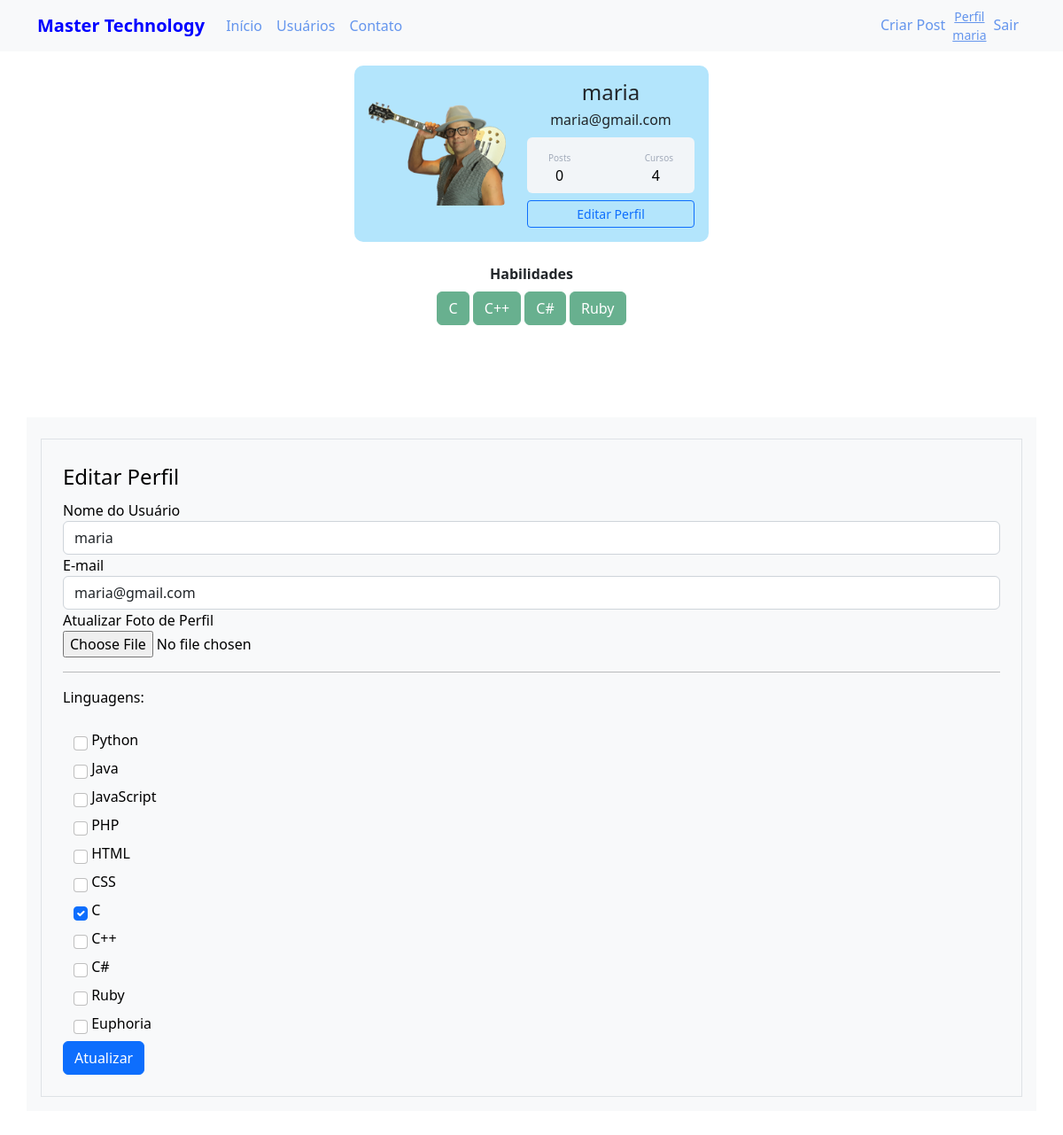
The page /perfil/editar (signed in) on the database as committed earlier.
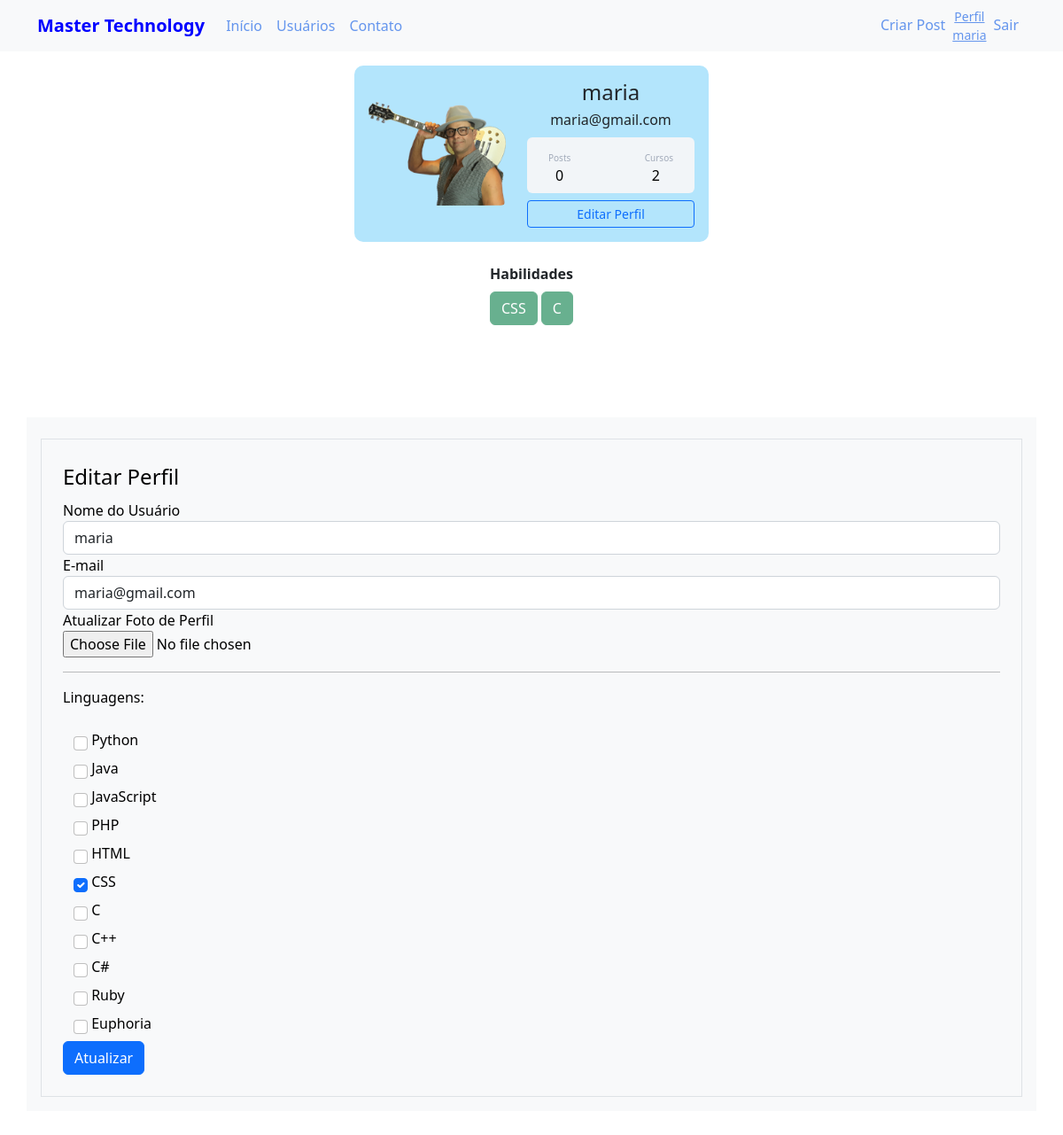
The same page on the database as committed later.
### mastertechnology/models.py (models this page shows)
class Usuarios(db.Model, UserMixin):
    id = db.Column(db.Integer, primary_key=True)
    username = db.Column(db.String, unique=True, nullable=False)
    email = db.Column(db.String, unique=True, nullable=False)
    senha = db.Column(db.String, nullable=False)
    foto_perfil = db.Column(db.String, default='default.jpg')
    postagens = db.relationship('Postagens', backref='autor', lazy=True)
    linguagem = db.Column(db.String, nullable=False, default="Não informado")

### mastertechnology/links.py (the view)
@app.route('/perfil/editar', methods=['GET', 'POST'])
@login_required
def editar_perfil():
    form = FormEditarPerfil()
    if form.validate_on_submit():
        current_user.email = form.email.data
        current_user.username = form.username.data
        if form.foto_perfil.data:
            nome_imagem = salvar_imagem(form.foto_perfil.data)
            current_user.foto_perfil = nome_imagem
        current_user.linguagem = atualizar_linguagens(form)
        db.session.commit()
        flash('Edição efetuada com sucesso.', 'alert-success')
        return redirect(url_for('perfil'))
    elif request.method == "GET":
        form.email.data = current_user.email
        form.username.data = current_user.username
        if 'Python' in current_user.linguagem:
            form.linguagem_python.data = True
        elif 'Java' in current_user.linguagem:
            form.linguagem_java.data = True
        elif 'JavaScript' in current_user.linguagem:
            form.linguagem_javascript.data = True
        elif 'PHP' in current_user.linguagem:
            form.linguagem_php.data = True
        elif 'HTML' in current_user.linguagem:
            form.linguagem_html.data = True
        elif 'CSS' in current_user.linguagem:
            form.linguagem_css.data = True
        elif 'C' in current_user.linguagem:
            form.linguagem_c.data = True
        elif 'C++' in current_user.linguagem:
            form.linguagem_c_mais_mais.data = True
        elif 'C#' in current_user.linguagem:
            form.linguagem_c_sharp.data = True
        elif 'Ruby' in current_user.linguagem:
            form.linguagem_ruby = True
        elif 'Euphoria' in current_user.linguagem:
            form.linguagem_euphoria = True
    foto_perfil = url_for('static', filename='fotos_perfil/{}'.format(current_user.foto_perfil))
    return render_template('editarperfil.html', foto_perfil=foto_perfil, form=form)

### mastertechnology/forms.py (shortened to what this page needs)
class FormEditarPerfil(FlaskForm):
    username = StringField('Nome do Usuário', [validators.DataRequired(), validators.Length(min=4, max=25)])
    email = StringField('E-mail', [validators.DataRequired(), validators.Email(message='** E-mail Inválido **')])
    botao_submit_editarperfil = SubmitField('Atualizar')
    foto_perfil = FileField('Atualizar Foto de Perfil', validators=[FileAllowed(['jpg', 'png'])])
    linguagem_python = BooleanField('Python')
    linguagem_java = BooleanField('Java')
    linguagem_javascript = BooleanField('JavaScript')
    linguagem_php = BooleanField('PHP')
    linguagem_html = BooleanField('HTML')
    linguagem_css = BooleanField('CSS')
    linguagem_c = BooleanField('C')
    linguagem_c_mais_mais = BooleanField('C++')
    linguagem_c_sharp = BooleanField('C#')
    linguagem_ruby = BooleanField('Ruby')
    linguagem_euphoria = BooleanField('Euphoria')

### mastertechnology/models.py (called while the page is built)
@login_usuario.user_loader
def load_usuario(id_usuario):
    return Usuarios.query.get(int(id_usuario))

### mastertechnology/templates/editarperfil.html (shortened to what this page needs)
{% extends 'perfil.html' %}
{% block editar_perfil%}
    <h1  style="color: white"> <br> <b> <center>Edição de perfil</center></b></h1>
        <div  class="container text-bg-light p-3">
            <div class="row">
                <div class="col">
                    <form method="POST" action="" class="border p-4 mt-2" enctype="multipart/form-data">
                        <legend>Editar Perfil</legend>
                            <fieldset>
                                 <div class="form-group">
                                    {{form.username.label(class="form-control-label")}}
                                    {% if form.username.errors %}
                                        {{ form.username(class="form-control is-invalid") }}
                                    <div class="invalid-feedback">
                                        {% for erro in form.username.errors %}
                                            {{ erro }}
                                        {% endfor %}
                                    </div>
                                    {% else %}
                                        {{ form.username(class="form-control") }}
                                    {% endif %}
                                 </div>
                                 <div class="form-group">
                                    {{form.email.label(class="form-control-label")}}
                                    {% if form.email.errors %}
                                        {{form.email(class="form-control is-invalid")}}
                                    <div class="invalid-feedback">
                                        {% for erro in form.email.errors %}
                                            {{ erro }}
                                        {% endfor %}
                                    </div>
                                        {% else %}
                                            {{form.email(class="form-control")}}
                                        {% endif %}
                                 </div>
                                <div class="form-group">
                                    {{ form.foto_perfil.label}}
                                     <br>
                                    {{ form.foto_perfil(class="form-control-file")}}
                                     <br>
                                </div>
                                <hr>
                                <P>Linguagens:</P>
                                {% for campo in form %}
                                    {% if "linguagem_" in campo.name %}
                                        <div class="form-group container">
                                            {{campo(class="form-check-input mt-3")}}
                                            {{campo.label(class="form-check-label mt-2")}}
                                        </div>
                                    {% endif %}
                                {% endfor %}
                            </fieldset>
                        {{form.botao_submit_editarperfil(class="btn btn-primary mt-2")}}
                    </form>
                </div>
           </div>
        </div>
{% endblock %}

### mastertechnology/templates/perfil.html
{% extends 'base.html' %}
{% block body %}
        <div class="container mt-3 d-flex justify-content-center">
            <div class="card p-3">
                <div class="d-flex align-items-center">
                    <div class="image pe-4">
                        <img src="{{ foto_perfil }}" class="rounded" width="155">
                    </div>
                    <div class="ml-3 w-100">
                       <center> <h4 class="mb-1 mt-0">{{current_user.username}}</h4>
                       <span>{{ current_user.email}}</span></center>
                       <div class="p-2 mt-2 bg-primary d-flex justify-content-between rounded text-white stats">
                            <div class="d-flex flex-column">
                                <span class="articles ps-3 mt-2">Posts</span>
                                <span class="number1 ps-4">0</span>
                            </div>
                                {% if 'Não informado' in current_user.linguagem %}
                                    <div class="d-flex flex-column">
                                        <span class="rating pe-3 mt-2">Cursos</span>
                                        <span class="number3 ps-2">0</span>
                                    </div>
                                {% else %}
                                    <div class="d-flex flex-column">
                                        <span class="rating pe-3 mt-2">Cursos</span>
                                        <span class="number3 ps-2">{{ current_user.linguagem.count(';') + 1 }}</span>
                                    </div>
                                {% endif %}
                       </div>
                       <div class="button mt-2 d-flex flex-row align-items-center">
                          <a class="w-100 ml-2" href="{{ url_for('editar_perfil') }}">
                            <button class="btn btn-sm btn-outline-primary w-100 ml-2">Editar Perfil</button>
                          </a>
                       </div>
                    </div>
                </div>
            </div>
         </div>
            <div class="row justify-content-center">
                <div class="col col-4" style="text-align: center">
                    <br><strong>Habilidades</strong><br>
                    {% if 'Não informado' not in current_user.linguagem %}
                        {% for curso in current_user.linguagem.split(';') %}
                            <button type="button" class="btn btn-success mt-2" disabled>{{curso}}</button>
                        {% endfor %}
                    {% else %}
                        <button type="button" class="btn btn-success mt-2" disabled><strong>Nenhuma</strong></button>
                    {% endif %}
                </div>
            </div>
    {% block editar_perfil %}
    {% endblock %}
{% endblock %}

### mastertechnology/templates/navbar.html (shortened to what this page needs)
<nav class="navbar navbar-expand-lg navbar-light bg-light">
  <div class="container-fluid container">
    <a class="navbar-brand" href="{{ url_for('home') }}"><strong style="color:blue">Master Technology</strong> </a>
    <div class="collapse navbar-collapse" id="navbarSupportedContent">
      <ul class="navbar-nav me-auto mb-2 mb-lg-0">
        <li class="nav-item">
          <a class="nav-link" href="{{ url_for('home') }}" style="color: cornflowerblue">Início</a>
        </li>
        <li class="nav-item">
          <a class="nav-link" href="{{ url_for('usuarios') }}" style="color: cornflowerblue">Usuários</a>
        </li>
        <li class="nav-item">
          <a class="nav-link" href="{{ url_for('contato') }}" style="color: cornflowerblue">Contato</a>
        </li>
      </ul>
      <ul class = "d_flex navbar-nav">
         {% if current_user.is_authenticated%}
            <li class="nav-item">
              <a class="nav-link" href="{{ url_for('criar_post') }}" style="color: cornflowerblue">Criar Post</a>
            </li>
            <li class="nav-item">
                {% if current_user.is_authenticated%}
                <div class="box">
                    <div class="p1">
                    <a class="small" href="{{ url_for('perfil') }}" style="color: cornflowerblue">
                        <center>Perfil<br>
                        {{"{}".format(current_user.username)}}</center>
                    </a>
                    </div>
                </div>
                {% endif %}
            </li>
            <li class="nav-item">
              <a class="nav-link" href="{{ url_for('sair') }}" style="color: cornflowerblue">Sair</a>
            </li>
         {% endif %}
      </ul>
    </div>
  </div>
</nav>

Rows that differ between the two databases and show on the page:
changed Usuarios "maria": linguagem "4" → "2"
Other text that changed with them:
form field linguagem_css: "☐" → "☑"
form field linguagem_c: "☑" → "☐"
new list line: "CSS"
list line gone: "C++"
list line gone: "C#"
list line gone: "Ruby"
